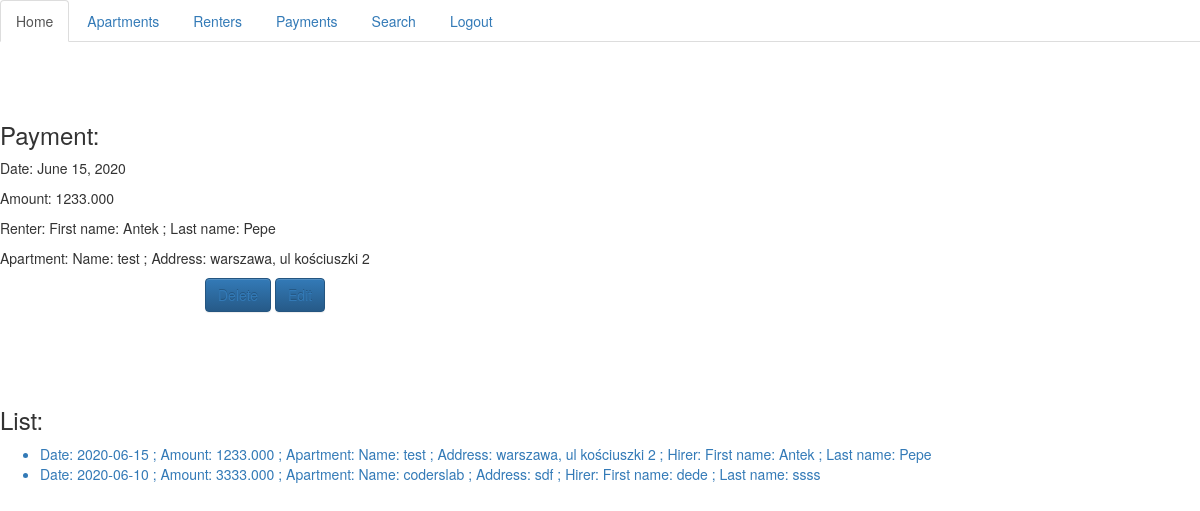
The page /payments/1 (signed in) on the database its author committed.
### handling/models.py (models this page shows, shortened)
class Payments(models.Model):
    date = models.DateField()
    amount = models.DecimalField(max_digits=8, decimal_places=3)
    renter = models.ForeignKey(Renters, on_delete=models.CASCADE)
    apartment = models.ForeignKey(Apartments,on_delete=models.CASCADE)
    def __str__(self):
        return f'Date: {self.date} ; Amount: {self.amount} ; Apartment: {self.apartment} ; Hirer: {self.renter}'
    def get_detail_url(self):
        return f'/payments/{self.id}'
    def get_edit(self):
        return f'/payments/edit/{self.id}'
    def get_delete(self):
        return f'/payments/delete/{self.id}'

class Renters(models.Model):
    first_name = models.CharField(max_length=100)
    last_name = models.CharField(max_length=100)
    apartment = models.ForeignKey(Apartments,on_delete=models.CASCADE)
    def __str__(self):
        return f'First name: {self.first_name} ; Last name: {self.last_name} '#; Apartment: {self.apartment}'

class Apartments(models.Model):
    name = models.CharField(max_length=250)
    address = models.CharField(max_length=250)
    equipment = models.TextField()
    description = models.TextField()
    def __str__(self):
        return f'Name: {self.name} ; Address: {self.address}'

### handling/views.py (the view)
# urls.py: path('payments/<int:pk>', views.PaymentDetailView.as_view(), name='paymentdetail'),
class PaymentDetailView(LoginRequiredMixin,View):
    def get(self,request,pk):
        payment = Payments.objects.get(pk=pk)
        payments = Payments.objects.all()
        return render(request,'details.html',{'object':payment,'pay':True,'objects':payments})

### handling/templates/details.html (shortened to what this page needs)
{% extends 'base.html' %}
{% block content %}
<br><br><br>
{% if pay %}
    <h3>Payment: </h3>
    <p>Date: {{ object.date }}</p>
    <p>Amount: {{ object.amount }}</p>
    <p>Renter: {{ object.renter }} </p>
    <p>Apartment: {{ object.apartment }} </p>
<form class="form-horizontal" >
    <div class="form-group">
      <div class="col-sm-offset-2 col-sm-10">
        <button type="submit" class="btn btn-default" name="usun"><a href="{{ object.get_delete }}">Delete</a></button>
        <button type="submit" class="btn btn-default" name="edytuj"><a href="{{ object.get_edit }}">Edit</a></button>
      </div>
    </div>
</form>
<br>
{% endif %}
<br><br>
{% if objects %}
<h3>List:</h3>
<ul>
{% for object in objects %}
    <a href="{{ object.get_detail_url }}"> <li class="{{ class }}"> {{ object }}</li></a>
{% endfor %}
</ul>
{% endif %}
{% endblock %}

### rows shown on the page
Payments: date "June 15, 2020", amount "1233.000", renter "First name: Antek ; Last name: Pepe", apartment "Name: test ; Address: warszawa, ul kościuszki 2", date+amount+apartment "Date: 2020-06-15 ; Amount: 1233.000 ; Apartment: Name: test ; Address: warszawa, ul kościuszki 2 ; Hirer: First name: Antek ; Last name: Pepe"
Payments: date+amount+apartment "Date: 2020-06-10 ; Amount: 3333.000 ; Apartment: Name: coderslab ; Address: sdf ; Hirer: First name: dede ; Last name: ssss"
